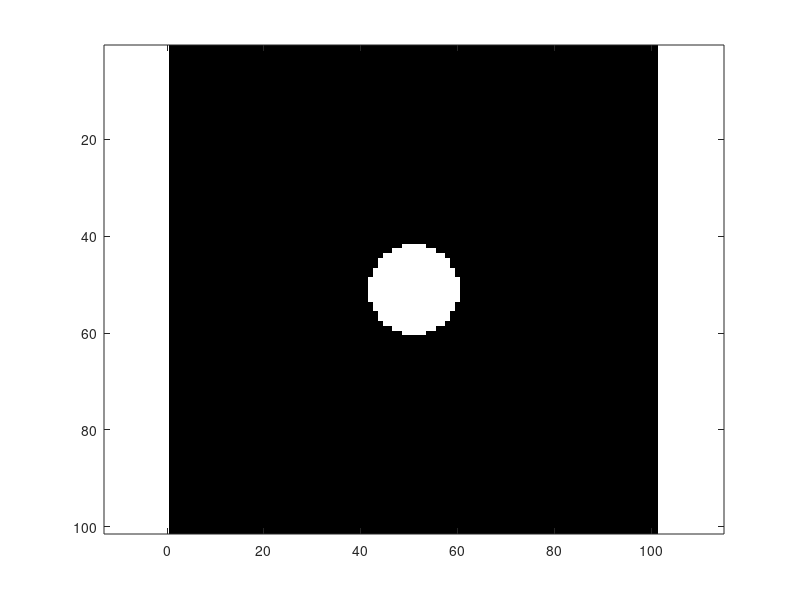

Here is the MATLAB script that generated this plot: (Note: this script raises an error after producing the figure.)
%% Make a uniform initial pattern of cells
ic = ones(101,101); % a 101 x 101 discretized grid of cells

imshow(ic)

%%
% Construct illumination circle centered at the origin

R = 9.35; % 500 um / 5400 um * 101 units = 9.35 unit diameter

x = -50:50;
y = -50:50;
[xx, yy] = meshgrid(x,y);

u = zeros(size(xx));
u((xx.^2+yy.^2) < R^2)=1; 

figure(1)
imagesc(u)
axis equal
pattern = u;

%% Simulate with "outgrowth" initial conditions
N = 101;
L = 5400;  % simulation width in um (6 mm = 6,000 um)
tF = 1920; % simulation time in min (32 h = 1,920 min)

f = construct_2D_model(N,L,pattern);

ic = reshape(ic,N^2,1);
tic
[t,y] = ode15s(f, [0 tF], ic);
toc

tv = linspace(0,tF,100);
yv = interp1(t, y, tv);

save Fig2G_simulation_results L N tF tv yv

return

%%
load Fig2G_simulation_results

xv = linspace(0,L,N);
[X Y] = meshgrid(xv, xv);
i20 = find(tv >= 20*60, 1, 'first');
Z20 = reshape(yv(i20,:),N,N);
i32 = find(tv >= 32*60, 1, 'first');
Z32 = reshape(yv(i32,:),N,N);
xx = X(51,51:end)-L/2;
plot(xx, Z20(51,51:end), xx, Z32(51,51:end))
xlabel('distance from center')
ylabel('relative cell density')
set(gca, 'ylim', [0 2])
set(gca, 'xlim', [0 1000])